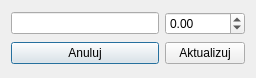
<?xml version="1.0" encoding="UTF-8"?>
<ui version="4.0">
 <class>EditWordDialog</class>
 <widget class="QDialog" name="EditWordDialog">
  <property name="geometry">
   <rect>
    <x>0</x>
    <y>0</y>
    <width>256</width>
    <height>78</height>
   </rect>
  </property>
  <property name="windowTitle">
   <string>Dialog</string>
  </property>
  <layout class="QGridLayout" name="gridLayout">
   <item row="0" column="0">
    <widget class="QLineEdit" name="m_newWordStringLineEdit"/>
   </item>
   <item row="0" column="1">
    <widget class="QDoubleSpinBox" name="m_newWordWeightSpinBox">
     <property name="minimum">
      <double>-1.000000000000000</double>
     </property>
     <property name="maximum">
      <double>1.000000000000000</double>
     </property>
     <property name="singleStep">
      <double>0.100000000000000</double>
     </property>
    </widget>
   </item>
   <item row="1" column="0">
    <widget class="QPushButton" name="m_anulujButton">
     <property name="text">
      <string>Anuluj</string>
     </property>
    </widget>
   </item>
   <item row="1" column="1">
    <widget class="QPushButton" name="m_updateButton">
     <property name="text">
      <string>Aktualizuj</string>
     </property>
    </widget>
   </item>
  </layout>
 </widget>
 <resources/>
 <connections/>
</ui>
